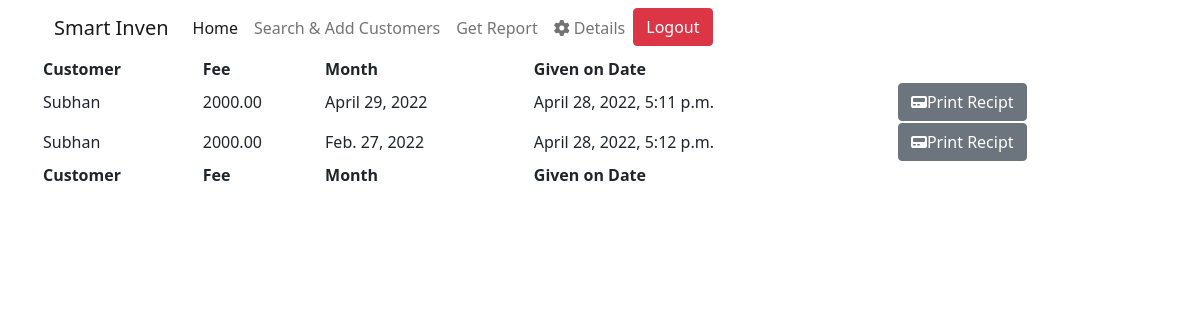
The app's page / (signed in), older data.
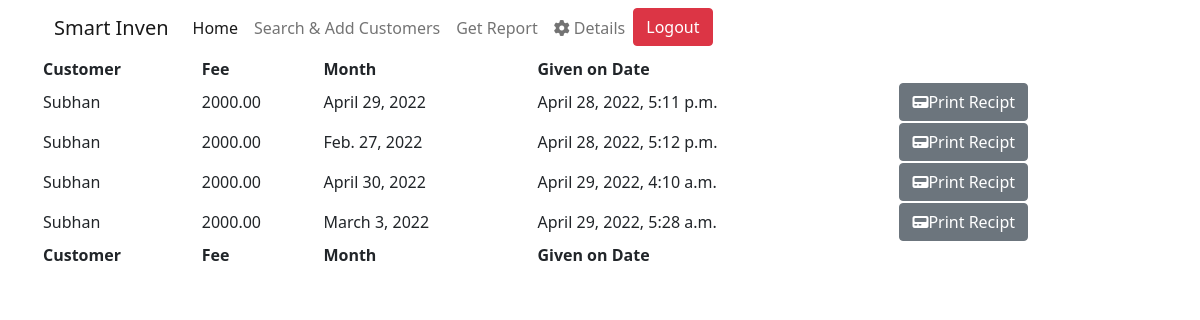
The same page, newer data.
### main/models.py (models this page shows)
class Fee(models.Model):
    customer = models.ForeignKey(
        Customers, related_name='fee', on_delete=models.CASCADE)
    fee = models.DecimalField(max_digits=8, blank=False, null=False,
                              decimal_places=2, verbose_name='Customer`s Paid Fee')
    remaining_fee = models.DecimalField(max_digits=8, blank=False, null=False,
                                        decimal_places=2, verbose_name='Customer`s Remaining Fee', default=0)
    month = models.DateField(
        auto_now_add=False, verbose_name='Fee of the Month')
    given_on_date = models.DateTimeField(
        auto_now_add=True, verbose_name='Fee`s Date')

class Customers(models.Model):
    name = models.CharField(max_length=1000, blank=False,
                            null=False, verbose_name='Customer`s Name')
    phone = models.CharField(max_length=13, blank=False,
                             null=False, verbose_name='Customer`s Phone Number')
    cnic = models.CharField(max_length=15, blank=False,
                            null=False, verbose_name='Customer`s CNIC')
    user = models.ForeignKey(User, related_name='user',
                             on_delete=models.CASCADE)
    def __str__(self):
        return self.name

### main/views.py (the view)
# urls.py: path('', views.home, name='home'),
@login_required
def home(request):
    fee = Fee.objects.all()
    return render(request, 'home.html', {'fee': fee})

### main/templates/home.html (shortened to what this page needs)
{% extends 'base.html' %} {% block title %}Home {% endblock %}
{% block navbar %}
<nav class="navbar navbar-expand-lg navbar-light container">
  <div class="container-fluid">
    <a class="navbar-brand" href="{% url 'home' %}">Smart Inven</a>
    <div class="collapse navbar-collapse" id="navbarNav">
      <ul class="navbar-nav">
        <li class="nav-item">
          <a class="nav-link active" aria-current="page" href="{% url 'home' %}"
            >Home</a
          >
        </li>
        <li class="nav-item">
          <a class="nav-link" href="{% url 'search' %}"
            >Search & Add Customers</a
          >
        </li>
        <li class="nav-item">
          <a class="nav-link" href="{% url 'report' %}">Get Report</a>
        </li>
        <li class="nav-item">
          <a class="nav-link" href="{% url 'details' %}"
            ><i class="fa fa-gear"></i> Details</a
          >
        </li>
        <li class="nav-item">
          <a class="btn btn-danger" href="{% url 'logout' %}">Logout</a>
        </li>
      </ul>
    </div>
  </div>
</nav>
{% endblock %} {% block content %}
<div class="container">
  <table id="example" class="display nowrap" style="width: 100%">
    <thead>
      <tr>
        <th>Customer</th>
        <th>Fee</th>
        <th>Month</th>
        <th>Given on Date</th>
        <th></th>
      </tr>
    </thead>
    <tbody>
      {% for fee in fee %} {% if request.user == fee.customer.user %}
      <tr>
        <td>{{fee.customer}}</td>
        {% if fee.remaining_fee == 0 %}
        <td>{{fee.fee}}</td>
        {% else %}
        <td style="color: aqua">{{fee.fee}}</td>
        {% endif %}
        <td>{{fee.month}}</td>
        <td>{{fee.given_on_date}}</td>
        <td>
          <a href="{% url 'print' fee.id %}" class="btn btn-secondary"
            ><i class="fa fa-pager"></i>Print Recipt</a
          >
        </td>
      </tr>
      {% endif %} {% endfor %}
    </tbody>
    <tfoot>
      <tr>
        <th>Customer</th>
        <th>Fee</th>
        <th>Month</th>
        <th>Given on Date</th>
      </tr>
    </tfoot>
  </table>
</div>
{% endblock %}

### main/templates/base.html (shortened to what this page needs)
{% load static %}
<!DOCTYPE html>
<html lang="en">
  <head>
    <link
      href="https://cdn.jsdelivr.net/npm/bootstrap@5.1.3/dist/css/bootstrap.min.css"
      rel="stylesheet"
    />
    <link
      rel="stylesheet"
      href="https://cdnjs.cloudflare.com/ajax/libs/font-awesome/6.1.1/css/all.min.css"
    />
    <link
      rel="stylesheet"
      type="text/css"
      href="https://cdn.datatables.net/1.11.5/css/jquery.dataTables.css"
    />
  </head>
  <body>
    {% block navbar %} {% endblock %} {% block content %} {% endblock %}
  </body>
</html>

Row changes from the older to the newer data that the page shows:
added Fee: customer "Subhan", fee "2000.00", month "April 30, 2022", given_on_date "April 29, 2022, 4:10 a.m."
added Fee: customer "Subhan", fee "2000.00", month "March 3, 2022", given_on_date "April 29, 2022, 5:28 a.m."
